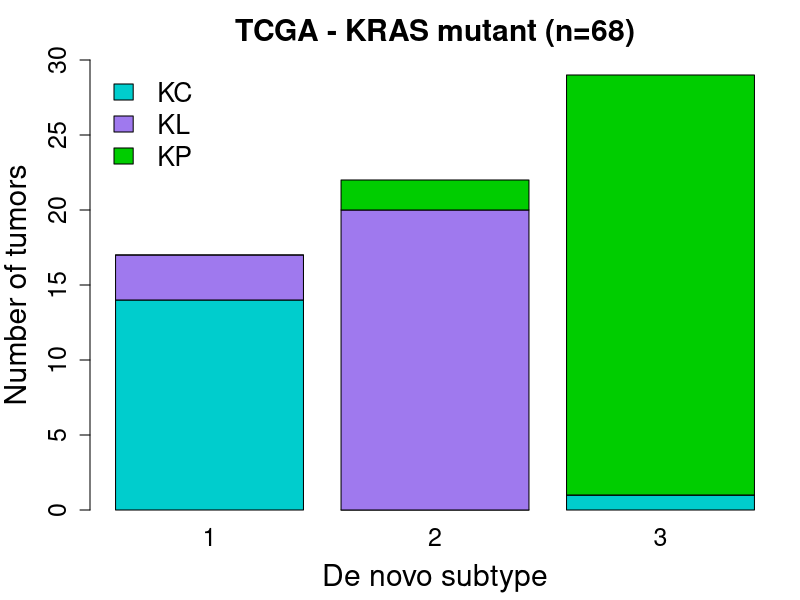

Reproduce this figure in R.
t <- matrix(c(14,0,1,3,20,0,0,2,28), nr=3, byrow=TRUE)
rownames(t) <- c("KC", "KL", "KP")
colnames(t) <- c("1", "2", "3")

pdf("../figures/FigS1_TCGAmut_NMF_SubtypeConcordanceWithSkoulidis.pdf", width=5.5, height=6.5)
par(mar=c(4.5, 4.5, 3, 1))
barplot(t, xlab="De novo subtype", ylab="Number of tumors", col=c("cyan3", "mediumpurple2", "green3"), 
			main="TCGA - KRAS mutant (n=68)", cex.axis=1.5, cex.lab=1.8, cex.names=1.5, cex.main=1.8, ylim=c(0,30))
legend("topleft", legend=rownames(t), fill=c("cyan3", "mediumpurple2", "green3"), cex=1.6, bty="n")
dev.off()

concordance <- sum(diag(t)) / sum(t)
